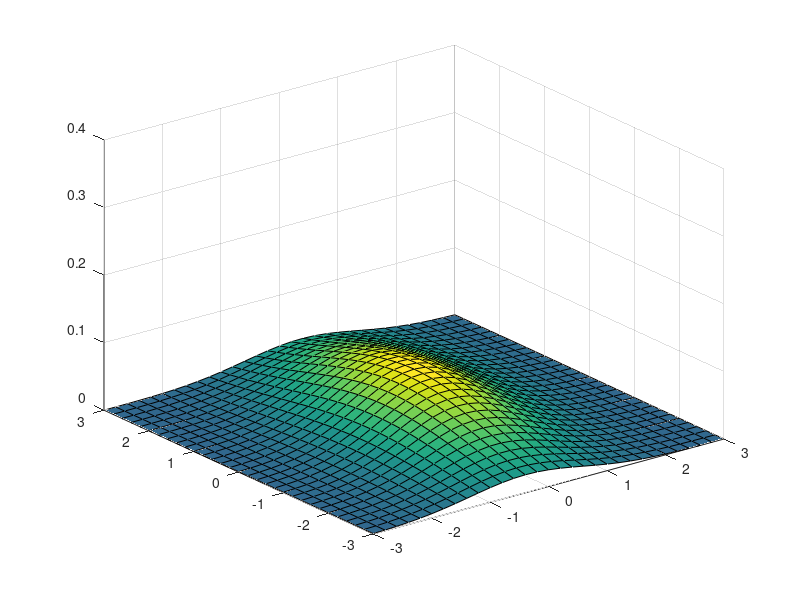

Source code (MATLAB):
% The probability density function (pdf) of the 
% d-dimensional multivariate normal distribution is
% y = exp((−(x-μ)Σ^-1(x-μ)')/2)/(√∣Σ∣(2π)^d)
% mathworksref

% setting mu [0,0] mean scalar
mu = [0 0];

% initializing K Covariance matrix
K = [1 0.5; 0.5 4];

% initiaiting evenly spaced grid in 2D to plot on
x1 = -3:0.2:3;
x2 = -3:0.2:3;
[X1,X2] = meshgrid(x1,x2);
X = [X1(:) X2(:)];

% calculate using the mvnpdf function
% normal distribution over the grid



% way 1 is using the mvnpdf function
y = mvnpdf(X,mu,K);
y = reshape(y,length(x2),length(x1));


% clearly even when we look at 
% the doc for mvnpdf its obvious that the 
% fuction output is exactly the formula of 
% the pdf we want
% https://www.mathworks.com/help/stats/mvnpdf.html#d124e679090


% way 2 is calculating using 
% the function defination
% y = exp((x-mu)* inverse(K)/2)/sqrt(mod(K)*(2*3.141)^d)


 

% plot the probability density function
surf(x1,x2,y)
caxis([min(y(:))-0.5*range(y(:)),max(y(:))])
axis([-3 3 -3 3 0 0.4])
